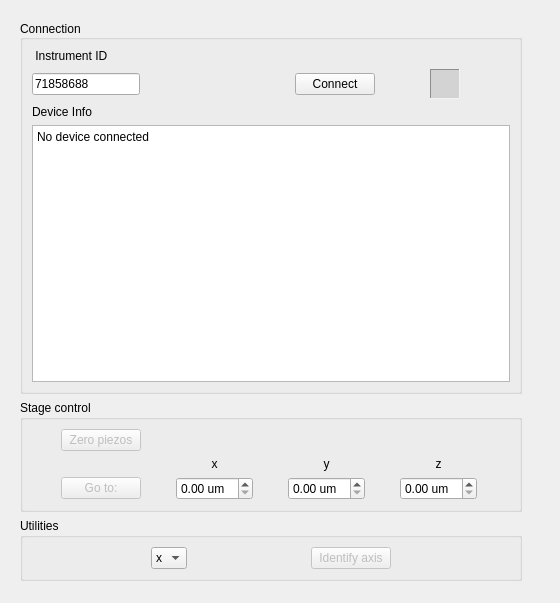
<?xml version="1.0" encoding="UTF-8"?>
<ui version="4.0">
 <class>MainWindow</class>
 <widget class="QMainWindow" name="MainWindow">
  <property name="geometry">
   <rect>
    <x>0</x>
    <y>0</y>
    <width>560</width>
    <height>603</height>
   </rect>
  </property>
  <property name="windowTitle">
   <string>MainWindow</string>
  </property>
  <property name="tabShape">
   <enum>QTabWidget::Rounded</enum>
  </property>
  <property name="unifiedTitleAndToolBarOnMac">
   <bool>false</bool>
  </property>
  <widget class="QWidget" name="centralwidget">
   <widget class="QWidget" name="verticalLayoutWidget">
    <property name="geometry">
     <rect>
      <x>20</x>
      <y>20</y>
      <width>502</width>
      <height>561</height>
     </rect>
    </property>
    <layout class="QVBoxLayout" name="verticalLayout">
     <item>
      <widget class="QGroupBox" name="groupBox">
       <property name="sizePolicy">
        <sizepolicy hsizetype="Preferred" vsizetype="Preferred">
         <horstretch>0</horstretch>
         <verstretch>0</verstretch>
        </sizepolicy>
       </property>
       <property name="title">
        <string>Connection</string>
       </property>
       <property name="alignment">
        <set>Qt::AlignLeading|Qt::AlignLeft|Qt::AlignVCenter</set>
       </property>
       <property name="flat">
        <bool>false</bool>
       </property>
       <layout class="QGridLayout" name="gridLayout">
        <item row="2" column="7">
         <widget class="QLabel" name="isDeviceConnected">
          <property name="sizePolicy">
           <sizepolicy hsizetype="Fixed" vsizetype="Fixed">
            <horstretch>0</horstretch>
            <verstretch>0</verstretch>
           </sizepolicy>
          </property>
          <property name="minimumSize">
           <size>
            <width>30</width>
            <height>30</height>
           </size>
          </property>
          <property name="maximumSize">
           <size>
            <width>30</width>
            <height>30</height>
           </size>
          </property>
          <property name="baseSize">
           <size>
            <width>30</width>
            <height>30</height>
           </size>
          </property>
          <property name="autoFillBackground">
           <bool>false</bool>
          </property>
          <property name="styleSheet">
           <string notr="true">background-color: lightgrey;</string>
          </property>
          <property name="frameShape">
           <enum>QFrame::Panel</enum>
          </property>
          <property name="frameShadow">
           <enum>QFrame::Sunken</enum>
          </property>
          <property name="lineWidth">
           <number>1</number>
          </property>
          <property name="text">
           <string/>
          </property>
          <property name="alignment">
           <set>Qt::AlignCenter</set>
          </property>
          <property name="margin">
           <number>5</number>
          </property>
         </widget>
        </item>
        <item row="2" column="3">
         <spacer name="horizontalSpacer_3">
          <property name="orientation">
           <enum>Qt::Horizontal</enum>
          </property>
          <property name="sizeHint" stdset="0">
           <size>
            <width>40</width>
            <height>20</height>
           </size>
          </property>
         </spacer>
        </item>
        <item row="0" column="1">
         <widget class="QLabel" name="label_2">
          <property name="sizePolicy">
           <sizepolicy hsizetype="Preferred" vsizetype="Fixed">
            <horstretch>0</horstretch>
            <verstretch>0</verstretch>
           </sizepolicy>
          </property>
          <property name="text">
           <string> Instrument ID</string>
          </property>
          <property name="alignment">
           <set>Qt::AlignBottom|Qt::AlignLeading|Qt::AlignLeft</set>
          </property>
          <property name="margin">
           <number>-2</number>
          </property>
         </widget>
        </item>
        <item row="2" column="8">
         <spacer name="horizontalSpacer_2">
          <property name="orientation">
           <enum>Qt::Horizontal</enum>
          </property>
          <property name="sizeHint" stdset="0">
           <size>
            <width>40</width>
            <height>20</height>
           </size>
          </property>
         </spacer>
        </item>
        <item row="4" column="1" colspan="8">
         <widget class="QPlainTextEdit" name="deviceInfo">
          <property name="readOnly">
           <bool>true</bool>
          </property>
          <property name="plainText">
           <string notr="true">No device connected</string>
          </property>
         </widget>
        </item>
        <item row="2" column="5">
         <widget class="QPushButton" name="connectDevice">
          <property name="sizePolicy">
           <sizepolicy hsizetype="Fixed" vsizetype="Fixed">
            <horstretch>0</horstretch>
            <verstretch>0</verstretch>
           </sizepolicy>
          </property>
          <property name="text">
           <string>Connect</string>
          </property>
         </widget>
        </item>
        <item row="2" column="2">
         <spacer name="horizontalSpacer_5">
          <property name="orientation">
           <enum>Qt::Horizontal</enum>
          </property>
          <property name="sizeHint" stdset="0">
           <size>
            <width>40</width>
            <height>20</height>
           </size>
          </property>
         </spacer>
        </item>
        <item row="2" column="4">
         <spacer name="horizontalSpacer">
          <property name="orientation">
           <enum>Qt::Horizontal</enum>
          </property>
          <property name="sizeHint" stdset="0">
           <size>
            <width>40</width>
            <height>20</height>
           </size>
          </property>
         </spacer>
        </item>
        <item row="2" column="6">
         <spacer name="horizontalSpacer_4">
          <property name="orientation">
           <enum>Qt::Horizontal</enum>
          </property>
          <property name="sizeHint" stdset="0">
           <size>
            <width>40</width>
            <height>20</height>
           </size>
          </property>
         </spacer>
        </item>
        <item row="2" column="1">
         <widget class="QLineEdit" name="deviceID">
          <property name="sizePolicy">
           <sizepolicy hsizetype="Fixed" vsizetype="Fixed">
            <horstretch>0</horstretch>
            <verstretch>0</verstretch>
           </sizepolicy>
          </property>
          <property name="toolTip">
           <string>&lt;html&gt;&lt;head/&gt;&lt;body&gt;&lt;p&gt;tooltest&lt;/p&gt;&lt;/body&gt;&lt;/html&gt;</string>
          </property>
          <property name="whatsThis">
           <string>&lt;html&gt;&lt;head/&gt;&lt;body&gt;&lt;p&gt;test&lt;/p&gt;&lt;/body&gt;&lt;/html&gt;</string>
          </property>
          <property name="text">
           <string>71858688</string>
          </property>
          <property name="frame">
           <bool>true</bool>
          </property>
          <property name="placeholderText">
           <string>71858688</string>
          </property>
         </widget>
        </item>
        <item row="3" column="1">
         <widget class="QLabel" name="label">
          <property name="text">
           <string>Device Info</string>
          </property>
         </widget>
        </item>
       </layout>
      </widget>
     </item>
     <item>
      <widget class="QGroupBox" name="groupBox_3">
       <property name="sizePolicy">
        <sizepolicy hsizetype="Preferred" vsizetype="Preferred">
         <horstretch>0</horstretch>
         <verstretch>0</verstretch>
        </sizepolicy>
       </property>
       <property name="title">
        <string>Stage control</string>
       </property>
       <layout class="QGridLayout" name="gridLayout_2">
        <item row="0" column="0">
         <widget class="QPushButton" name="setZero">
          <property name="enabled">
           <bool>false</bool>
          </property>
          <property name="sizePolicy">
           <sizepolicy hsizetype="Fixed" vsizetype="Fixed">
            <horstretch>0</horstretch>
            <verstretch>0</verstretch>
           </sizepolicy>
          </property>
          <property name="text">
           <string>Zero piezos</string>
          </property>
         </widget>
        </item>
        <item row="0" column="1" colspan="3">
         <spacer name="horizontalSpacer_9">
          <property name="orientation">
           <enum>Qt::Horizontal</enum>
          </property>
          <property name="sizeHint" stdset="0">
           <size>
            <width>40</width>
            <height>20</height>
           </size>
          </property>
         </spacer>
        </item>
        <item row="1" column="3">
         <widget class="QLabel" name="label_4">
          <property name="text">
           <string>z</string>
          </property>
          <property name="alignment">
           <set>Qt::AlignBottom|Qt::AlignHCenter</set>
          </property>
         </widget>
        </item>
        <item row="1" column="1">
         <widget class="QLabel" name="label_3">
          <property name="text">
           <string>x</string>
          </property>
          <property name="alignment">
           <set>Qt::AlignBottom|Qt::AlignHCenter</set>
          </property>
         </widget>
        </item>
        <item row="1" column="2">
         <widget class="QLabel" name="label_5">
          <property name="text">
           <string>y</string>
          </property>
          <property name="alignment">
           <set>Qt::AlignBottom|Qt::AlignHCenter</set>
          </property>
         </widget>
        </item>
        <item row="2" column="0">
         <widget class="QPushButton" name="setPosition">
          <property name="enabled">
           <bool>false</bool>
          </property>
          <property name="text">
           <string>Go to:</string>
          </property>
         </widget>
        </item>
        <item row="2" column="1">
         <widget class="QDoubleSpinBox" name="xPos">
          <property name="sizePolicy">
           <sizepolicy hsizetype="Fixed" vsizetype="Fixed">
            <horstretch>0</horstretch>
            <verstretch>0</verstretch>
           </sizepolicy>
          </property>
          <property name="suffix">
           <string> um</string>
          </property>
         </widget>
        </item>
        <item row="2" column="2">
         <widget class="QDoubleSpinBox" name="yPos">
          <property name="sizePolicy">
           <sizepolicy hsizetype="Fixed" vsizetype="Fixed">
            <horstretch>0</horstretch>
            <verstretch>0</verstretch>
           </sizepolicy>
          </property>
          <property name="suffix">
           <string> um</string>
          </property>
         </widget>
        </item>
        <item row="2" column="3">
         <widget class="QDoubleSpinBox" name="zPos">
          <property name="sizePolicy">
           <sizepolicy hsizetype="Fixed" vsizetype="Fixed">
            <horstretch>0</horstretch>
            <verstretch>0</verstretch>
           </sizepolicy>
          </property>
          <property name="suffix">
           <string> um</string>
          </property>
         </widget>
        </item>
       </layout>
      </widget>
     </item>
     <item>
      <widget class="QGroupBox" name="groupBox_2">
       <property name="sizePolicy">
        <sizepolicy hsizetype="Preferred" vsizetype="Fixed">
         <horstretch>0</horstretch>
         <verstretch>0</verstretch>
        </sizepolicy>
       </property>
       <property name="contextMenuPolicy">
        <enum>Qt::NoContextMenu</enum>
       </property>
       <property name="layoutDirection">
        <enum>Qt::LeftToRight</enum>
       </property>
       <property name="title">
        <string>Utilities</string>
       </property>
       <layout class="QVBoxLayout" name="verticalLayout_3">
        <item>
         <layout class="QHBoxLayout" name="horizontalLayout">
          <property name="sizeConstraint">
           <enum>QLayout::SetDefaultConstraint</enum>
          </property>
          <item>
           <spacer name="horizontalSpacer_7">
            <property name="orientation">
             <enum>Qt::Horizontal</enum>
            </property>
            <property name="sizeHint" stdset="0">
             <size>
              <width>40</width>
              <height>20</height>
             </size>
            </property>
           </spacer>
          </item>
          <item>
           <widget class="QComboBox" name="axisToIdentify">
            <property name="sizePolicy">
             <sizepolicy hsizetype="Fixed" vsizetype="Fixed">
              <horstretch>0</horstretch>
              <verstretch>0</verstretch>
             </sizepolicy>
            </property>
            <property name="frame">
             <bool>true</bool>
            </property>
            <item>
             <property name="text">
              <string notr="true">x</string>
             </property>
            </item>
            <item>
             <property name="text">
              <string notr="true">y</string>
             </property>
            </item>
            <item>
             <property name="text">
              <string notr="true">z</string>
             </property>
            </item>
           </widget>
          </item>
          <item>
           <spacer name="horizontalSpacer_6">
            <property name="orientation">
             <enum>Qt::Horizontal</enum>
            </property>
            <property name="sizeHint" stdset="0">
             <size>
              <width>40</width>
              <height>20</height>
             </size>
            </property>
           </spacer>
          </item>
          <item>
           <widget class="QPushButton" name="identifyDevice">
            <property name="enabled">
             <bool>false</bool>
            </property>
            <property name="sizePolicy">
             <sizepolicy hsizetype="Minimum" vsizetype="Fixed">
              <horstretch>0</horstretch>
              <verstretch>0</verstretch>
             </sizepolicy>
            </property>
            <property name="text">
             <string>Identify axis</string>
            </property>
            <property name="autoDefault">
             <bool>false</bool>
            </property>
            <property name="default">
             <bool>false</bool>
            </property>
            <property name="flat">
             <bool>false</bool>
            </property>
           </widget>
          </item>
          <item>
           <spacer name="horizontalSpacer_8">
            <property name="orientation">
             <enum>Qt::Horizontal</enum>
            </property>
            <property name="sizeHint" stdset="0">
             <size>
              <width>40</width>
              <height>20</height>
             </size>
            </property>
           </spacer>
          </item>
         </layout>
        </item>
       </layout>
      </widget>
     </item>
    </layout>
   </widget>
  </widget>
 </widget>
 <resources/>
 <connections/>
</ui>
